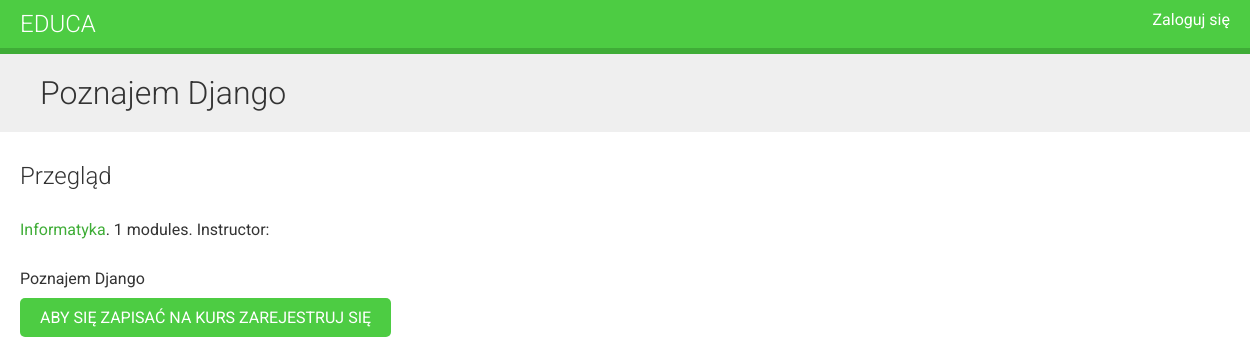
/course/poznajem_django/, run on the app's committed database.
### courses/models.py (models this page shows, shortened)
class Course(models.Model):
    owner = models.ForeignKey(User,
                              related_name='courses_created',
                              on_delete=models.CASCADE)
    subject = models.ForeignKey(Subject,
                                related_name='courses',
                                on_delete=models.CASCADE)
    title = models.CharField(max_length=200)
    slug = models.SlugField(max_length=200, unique=True)
    overview = models.TextField()
    created = models.DateTimeField(auto_now_add=True)
    students = models.ManyToManyField(User,
                                      related_name='courses_joined',
                                      blank=True)
    class Meta:
        ordering = ['-created']

class Subject(models.Model):
    title = models.CharField(max_length=200)
    slug = models.SlugField(max_length=200, unique=True)
    class Meta:
        ordering = ['title']

### courses/views.py (the view)
class CourseDetailView(DetailView):
    model = Course
    template_name = 'courses/course/detail.html'
    def get_context_data(self, **kwargs):
        context = super().get_context_data(**kwargs)
        context['enroll_form'] = CourseEnrollForm(
                                   initial={'course':self.object})
        return context

### courses/templates/courses/course/detail.html (shortened to what this page needs)
{% extends "base.html" %}
{% block content %}
  {% with subject=object.subject %}
    <h1>
      {{ object.title }}
    </h1>
    <div class="module">
      <h2>Przegląd</h2>
      <p>
        <a href="{% url "course_list_subject" subject.slug %}">
        {{ subject.title }}</a>.
        {{ object.modules.count }} modules.
        Instructor: {{ object.owner.get_full_name }}
      </p>
      {{ object.overview|linebreaks }}
      {% if request.user.is_authenticated %}
        <form action="{% url "student_enroll_course" %}" method="post">
          {{ enroll_form }}
          {% csrf_token %}
          <input type="submit" value="Enroll now">
        </form>
      {% else %}
        <a href="{% url "student_registration" %}" class="button">
          Aby się zapisać na kurs zarejestruj się
        </a>
      {% endif %}
    </div>
  {% endwith %}
{% endblock %}

### courses/static/css/base.css (style rules this page uses)
body { margin:0; font-family:'Roboto', sans-serif; font-weight:400; color:#333; }
a { color:#3fad37; text-decoration:none; }
h1, h2, h3, h4, h5, h6 { font-family:'Roboto', sans-serif; font-weight:300; }
h1 { background:#efefef; width:100%; overflow:auto; padding:20px 0 20px 40px; margin:0; }
.module { padding:10px 20px; float:left; width:600px; }
.module p { margin:10px 0 20px; width:100%; float:left; }
input[type=submit], a.button { border-radius:5px; background:#4dcc43; color:#fff; font-size:16px; text-transform:uppercase; border:none; padding:10px 20px; margin:20px 0; }

### data on the page
Course: title "Poznajem Django", modules.count "1", overview "Poznajem Django"
Subject: title "Informatyka"
